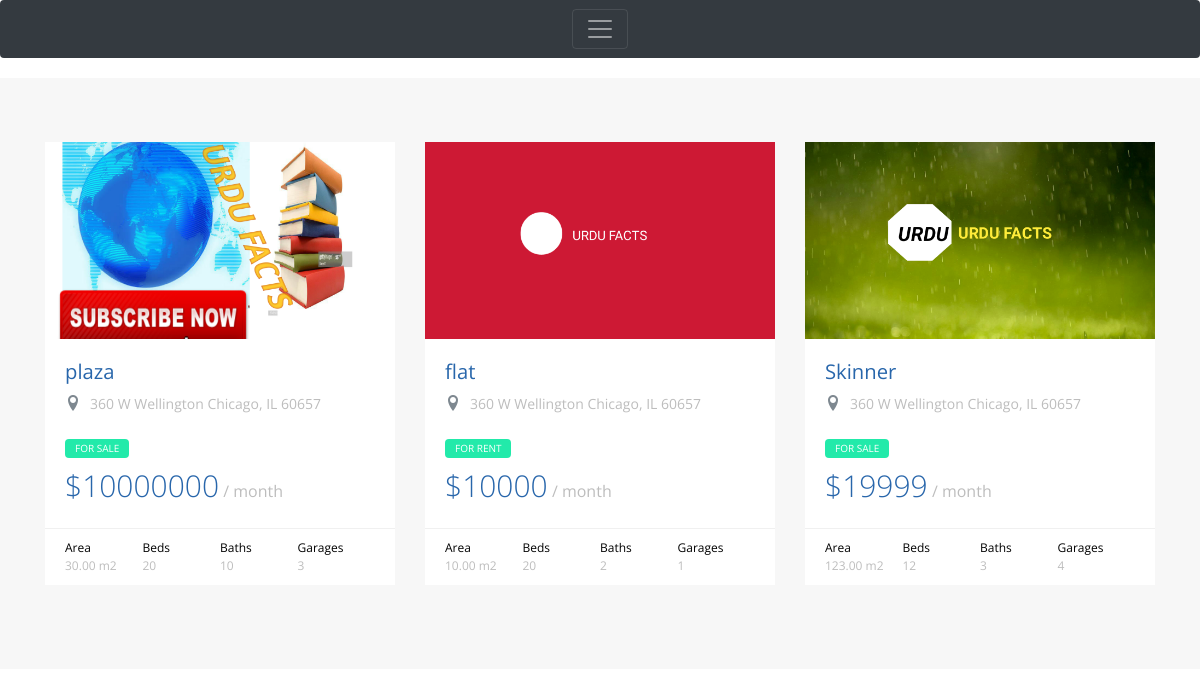
Screenshot of /property/ with the database file from the repository.
### property/models.py (models this page shows)
class Property(models.Model):
    name = models.CharField(max_length=50)
    property_type = models.CharField(choices=property_type , max_length=10)
    price = models.PositiveIntegerField()
    category = models.ForeignKey('Category' ,null=True ,on_delete=models.SET_NULL)
    area = models.DecimalField(decimal_places=2 ,max_digits=8 )
    beds_number = models.PositiveIntegerField()
    baths_number = models.PositiveIntegerField()
    garages_number = models.PositiveIntegerField()
    image = models.ImageField(upload_to='property/' , null=True)
    def __str__(self):
        return self.name
    class Meta:
        verbose_name = 'Property'
        verbose_name_plural = 'Properties'

### property/views.py (the view, shortened to what this page needs)
# urls.py: path('',views.property_list , name='property_list'),
def property_list(request):
    property_list = Property.objects.all()
    template = 'property/list.html'
    address_query = request.GET.get('q')
    property_type = request.GET.getlist('property_type' , None)
    print(property_list)
    context = {
        'property_list' : property_list,
    }
    return render(request , template , context)

### property/templates/property/list.html
{% extends 'base.html' %}
{% block body %}
  <section class="probootstrap-section probootstrap-section-lighter">
    <div class="container">
      <div class="row">
        {% if property_list %}
          {% for property in property_list %}
            <div class="col-md-4 col-sm-6">
              <div class="probootstrap-card probootstrap-listing">
                <div class="probootstrap-card-media">
                  <img src="{{property.image.url}}" class="img-responsive" alt="Free HTML5 Template by uicookies.com">
                </div>
                <div class="probootstrap-card-text">
                  <h2 class="probootstrap-card-heading"><a href="{% url 'property:property_detail' property.id %}">{{property}}</a></h2>
                  <div class="probootstrap-listing-location">
                    <i class="icon-location2"></i> <span>360 W Wellington Chicago, IL 60657</span>
                  </div>
                  <div class="probootstrap-listing-category for-sale"><span>for {{property.property_type}}</span></div>
                  <div class="probootstrap-listing-price"><strong>${{property.price}}</strong> / month</div>
                </div>
                <div class="probootstrap-card-extra">
                  <ul>
                    <li>
                      Area
                      <span>{{property.area}} m2</span>
                    </li>
                    <li>
                      Beds
                      <span>{{property.beds_number}}</span>
                    </li>
                    <li>
                      Baths
                      <span>{{property.baths_number}}</span>
                    </li>
                    <li>
                      Garages
                      <span>{{property.garages_number}}</span>
                    </li>
                  </ul>
                </div>
              </div>
            </div>
          {% endfor %}
        {% else %}
          <div class="col-md-10 col-sm-10">
            <h2>No Properties With This Name Or Type </h2>
          </div>
        {% endif %}
      </div>
    </div>
  </section>
  {% endblock body %}

### templates/base.html (shortened to what this page needs)
{% load static %}
<!DOCTYPE html>
<html lang="en">
  <head>
      <link rel="stylesheet" href="https://stackpath.bootstrapcdn.com/bootstrap/4.5.2/css/bootstrap.min.css">
    <link rel="stylesheet" href="{% static 'css/styles-merged.css' %}">
    <link rel="stylesheet" href="{% static 'css/style.min.css' %}">
    <link rel="stylesheet" href="{% static 'css/custom.css' %}">
  </head>
  <body>
<div class="pos-f-t">
  <nav class="navbar navbar-dark bg-dark">
    <button class="navbar-toggler" type="button" data-toggle="collapse"
      data-target="#navbarToggleExternalContent" aria-controls="navbarToggleExternalContent"
      aria-expanded="false" aria-label="Toggle navigation">
      <span class="navbar-toggler-icon"></span>
    </button>
  </nav>
</div>
  {% block body %}
  {% endblock body %}
  </body>
</html>

### rows the page displays
Property: image (picture), name "plaza", property_type "SALE", price "10000000", area "30.00", beds_number "20", baths_number "10", garages_number "3"
Property: image (picture), name "flat", property_type "RENT", price "10000", area "10.00", beds_number "20", baths_number "2", garages_number "1"
Property: image (picture), name "Skinner", property_type "SALE", price "19999", area "123.00", beds_number "12", baths_number "3", garages_number "4"
